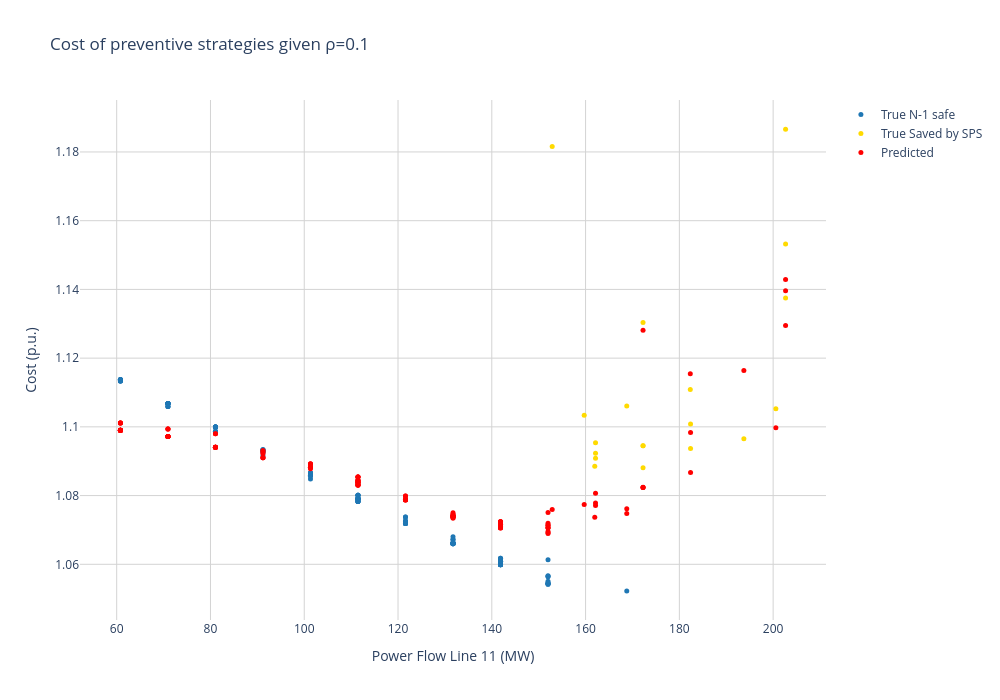

This figure's notebook cell:
### Code cell
layout = go.Layout(
    title = 'Cost of preventive strategies given ρ={}'.format(failure_rate),
    xaxis = dict(
        gridcolor='lightgrey'),
    yaxis = dict(
        gridcolor='lightgrey'), 
    paper_bgcolor='rgba(0,0,0,0)',
    plot_bgcolor='rgba(0,0,0,0)'
)

fig = go.Figure(layout=layout)

groups = ["N-1 safe", "Saved by SPS", "Not N-1 safe"]

colors = ["#1F77B4","#FFDA00", "#FF6600"]

for index, group in enumerate(groups):
    new_df = df_prev[df_prev['corr3'] == group]
    fig.add_trace(go.Scatter(x=new_df["Line11"], y=new_df['total_cost_target'], marker=dict(color=colors[index], size=5), mode='markers', name='True {}'.format(group)))


fig.add_trace(go.Scatter(x=df_prev["Line11"], y=df_prev['total_cost_pred'], mode='markers', marker=dict(color='red', size=5), name="Predicted"))

fig.update_layout(
    xaxis_title='Power Flow Line 11 (MW)',
    yaxis_title='Cost (p.u.)',
    width=1000, height=700
)
fig.show()

### Figure 1 — Plotly figure (JSON) as saved in the notebook; plotly's stock layout.template omitted (floating-point values rounded to 4 significant figures; data arrays with more than 128 entries replaced by an {"elided": "..."} marker saying what was removed)
{"data": [{"marker": {"color": "#1F77B4", "size": 5}, "mode": "markers", "name": "True N-1 safe", "type": "scatter", "x": [111.5, 131.7, 111.5, 111.5, 81.06, 70.93, 60.79, 141.9, 141.9, 131.7, 121.6, 111.5, 152.0, 121.6, 81.06, 141.9, 152.0, 91.19, 121.6, 111.5, 81.06, 131.7, 101.3, 81.06, 121.6, 121.6, 91.19, 60.79, 111.5, 91.19, 141.9, 131.7, 121.6, 111.5, 70.93, 60.79, 60.79, 60.79, 81.06, 111.5, 168.8, 101.3, 91.19, 60.79, 70.93, 141.9, 111.5, 101.3, 152.0, 60.79, 111.5, 131.7, 111.5, 60.79, 101.3, 91.19, 81.06, 60.79, 101.3, 70.93, 91.19, 70.93, 60.79, 70.93, 152.0, 81.06, 70.93, 60.79, 70.93, 141.9, 141.9, 131.7, 141.9, 101.3, 111.5, 101.3, 70.93, 131.7, 152.0, 121.6, 111.5, 60.79, 141.9, 111.5, 152.0, 141.9, 131.7, 141.9, 131.7, 121.6, 70.93, 70.93, 111.5, 152.0, 152.0, 141.9, 141.9, 101.3, 121.6, 111.5, 81.06, 141.9, 152.0, 141.9, 131.7, 121.6, 111.5, 91.19, 60.79, 111.5, 131.7, 81.06, 60.79, 131.7, 131.7, 70.93, 152.0], "y": [1.08, 1.066, 1.079, 1.078, 1.099, 1.106, 1.113, 1.061, 1.061, 1.066, 1.074, 1.079, 1.054, 1.072, 1.1, 1.06, 1.055, 1.092, 1.074, 1.079, 1.1, 1.067, 1.086, 1.1, 1.072, 1.072, 1.093, 1.113, 1.079, 1.093, 1.061, 1.066, 1.072, 1.078, 1.107, 1.114, 1.114, 1.114, 1.1, 1.08, 1.052, 1.087, 1.093, 1.114, 1.106, 1.061, 1.078, 1.085, 1.061, 1.113, 1.078, 1.066, 1.078, 1.114, 1.086, 1.093, 1.1, 1.114, 1.087, 1.107, 1.093, 1.107, 1.114, 1.107, 1.056, 1.1, 1.107, 1.114, 1.107, 1.062, 1.06, 1.066, 1.06, 1.087, 1.079, 1.086, 1.107, 1.066, 1.054, 1.072, 1.079, 1.114, 1.06, 1.079, 1.054, 1.06, 1.066, 1.061, 1.067, 1.072, 1.107, 1.107, 1.079, 1.054, 1.057, 1.062, 1.061, 1.087, 1.073, 1.08, 1.1, 1.061, 1.054, 1.061, 1.066, 1.072, 1.079, 1.093, 1.114, 1.08, 1.066, 1.099, 1.113, 1.068, 1.066, 1.106, 1.057]}, {"marker": {"color": "#FFDA00", "size": 5}, "mode": "markers", "name": "True Saved by SPS", "type": "scatter", "x": [162.1, 172.3, 162.1, 152.9, 202.6, 182.3, 202.6, 172.3, 162.1, 182.4, 172.3, 182.4, 172.3, 202.6, 200.6, 168.8, 193.8, 162.0, 159.7], "y": [1.092, 1.13, 1.095, 1.182, 1.153, 1.111, 1.137, 1.088, 1.091, 1.094, 1.095, 1.101, 1.095, 1.187, 1.105, 1.106, 1.097, 1.088, 1.103]}, {"marker": {"color": "#FF6600", "size": 5}, "mode": "markers", "name": "True Not N-1 safe", "type": "scatter", "x": [], "y": []}, {"marker": {"color": "red", "size": 5}, "mode": "markers", "name": "Predicted", "type": "scatter", "x": {"elided": "136 float values"}, "y": {"elided": "136 float values"}}], "layout": {"height": 700, "paper_bgcolor": "rgba(0, 0, 0, 0)", "plot_bgcolor": "rgba(0, 0, 0, 0)", "title": {"text": "Cost of preventive strategies given ρ=0.1"}, "width": 1000, "xaxis": {"autorange": true, "gridcolor": "lightgrey", "range": [52.16, 211.3], "title": {"text": "Power Flow Line 11 (MW)"}, "type": "linear"}, "yaxis": {"autorange": true, "gridcolor": "lightgrey", "range": [1.044, 1.195], "title": {"text": "Cost (p.u.)"}, "type": "linear"}}}
